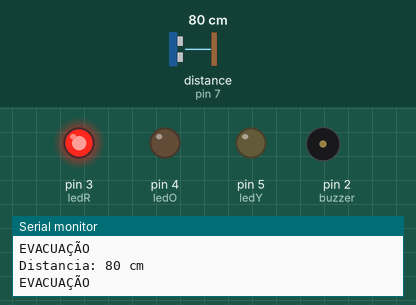
This sketch was run on a simulated Arduino Uno, built with avr-gcc and run on an emulated ATmega328P. Shown: output pins drawn as LEDs (lit = HIGH), buzzer (waves = sounding), the last lines printed to the serial monitor. Wiring (from diagram.json): ultrasonic range finder: trigger pin 8; echo pin 7. The inputs (shaded band) are chosen by the test bench; at power-on: distance to the obstacle (sensor on pin 7) 80 cm. The echo pulse lasts 58.3 µs per cm; pins used as bus, display or sensor lines are not drawn.

Above: at 3.4 s.
3.5 s: distance to the obstacle (sensor on pin 7) set to 118 cm
6.9 s: distance to the obstacle (sensor on pin 7) set to 125 cm
At 9.0 s:
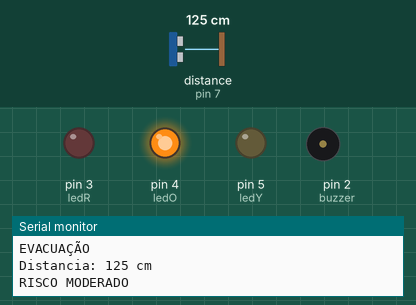
10.3 s: distance to the obstacle (sensor on pin 7) set to 217 cm
13.7 s: distance to the obstacle (sensor on pin 7) set to 225 cm
At 14.9 s:
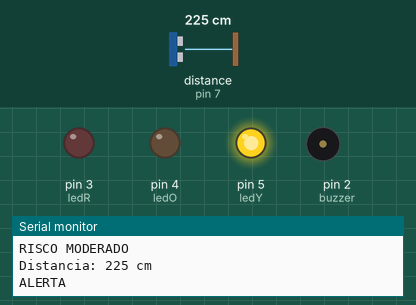
17.1 s: distance to the obstacle (sensor on pin 7) set to 2 cm
At 18.02 s:
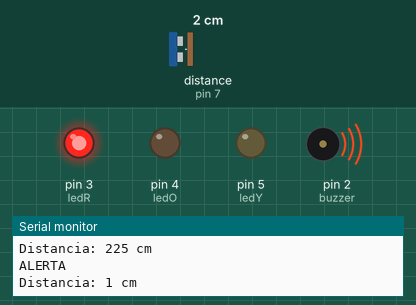
24.1 s: distance to the obstacle (sensor on pin 7) set to 250 cm
At 26.2 s:
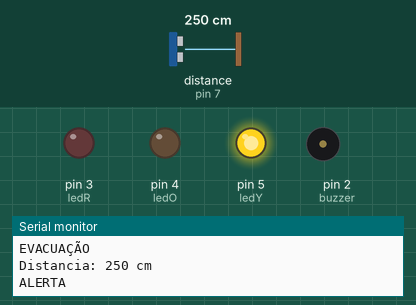
Timing chart, 0 to 27.7 s (numbered marks = the images above; inputs shaded):
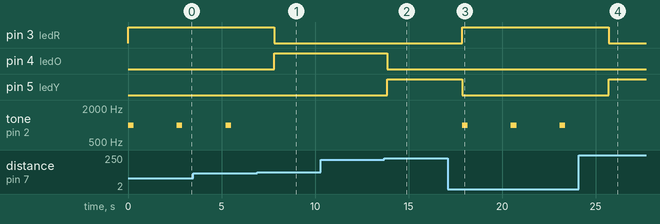

The sketch:

sketch.ino
```cpp
#define trigger 8
#define echo 7
int dist = 0;
#define ledY 5
#define ledO 4
#define ledR 3
#define buzzer 2

// Como o HC-SR04 possui limitação física de aproximadamente 4 metros, utilizamos uma escala proporcional para representar um poste urbano de 10 metros.

void setup() {
Serial.begin(9600);

pinMode(trigger, OUTPUT);
pinMode(echo, INPUT);

pinMode(ledY, OUTPUT);
pinMode(ledO, OUTPUT);
pinMode(ledR, OUTPUT);

pinMode(buzzer, OUTPUT);

}

void loop() {

  digitalWrite(trigger, HIGH);
  delayMicroseconds(10);
  digitalWrite(trigger, LOW);

  dist = pulseIn(echo, HIGH);
  dist = dist / 58;

  Serial.print("Distancia: ");
  Serial.print(dist);
  Serial.println(" cm");

  noTone(buzzer);

 if(dist <= 300 && dist > 220){
    digitalWrite(ledY, HIGH);
    digitalWrite(ledO, LOW);
    digitalWrite(ledR, LOW);
    Serial.println("ALERTA");
    delay(2000);


  }else if(dist <= 220 && dist > 120){
    digitalWrite(ledO, HIGH);
    digitalWrite(ledY, LOW);
    digitalWrite(ledR, LOW);
    Serial.println("RISCO MODERADO");
    delay(2000);


  }else if(dist <= 120){
    digitalWrite(ledR, HIGH);
    digitalWrite(ledY, LOW);
    digitalWrite(ledO, LOW);
    tone(buzzer, 1000);
    delay(300);
    noTone(buzzer);
    delay(300);
    Serial.println("EVACUAÇÃO");
    delay(2000);

  }else{

    digitalWrite(ledY, LOW);
    digitalWrite(ledO, LOW);
    digitalWrite(ledR, LOW);
    Serial.println("AREA SEGURA");
    delay(2000);

  }

 // Os valores foram ajustados proporcionalmente para a limitação do sensor HC-SR04 no ambiente de simulação.

}
```

Measured:
- the behaviour switches between 120 and 121 cm on distance to the obstacle (sensor on pin 7) (found by bisection; images 0 and 1)
- the behaviour switches between 220 and 221 cm on distance to the obstacle (sensor on pin 7) (found by bisection; images 1 and 2)
- after the input at 6.9 s, pin 3 (ledR): HIGH → LOW after 0.93 s; pin 4 (ledO): LOW → HIGH after 0.93 s; tone on pin 2 (buzzer): stays silent (without the input it goes to 1000 Hz after 0.93 s)
- after the input at 13.7 s, pin 4 (ledO): HIGH → LOW after 0.16 s; pin 5 (ledY): LOW → HIGH after 0.16 s
- after the input at 17.1 s, pin 3 (ledR): LOW → HIGH after 0.78 s; pin 5 (ledY): HIGH → LOW after 0.78 s; tone on pin 2 (buzzer): alternates 1000 Hz for 0.30 s and silent for 2.3 s, starting after 0.78 s
- after the input at 24.1 s, pin 3 (ledR): HIGH → LOW after 1.6 s; pin 5 (ledY): LOW → HIGH after 1.6 s; tone on pin 2 (buzzer): stays silent (without the input it goes to 1000 Hz after 1.6 s)
- by itself, tone on pin 2 (buzzer): alternates 1000 Hz for 0.30 s and silent for 2.3 s
